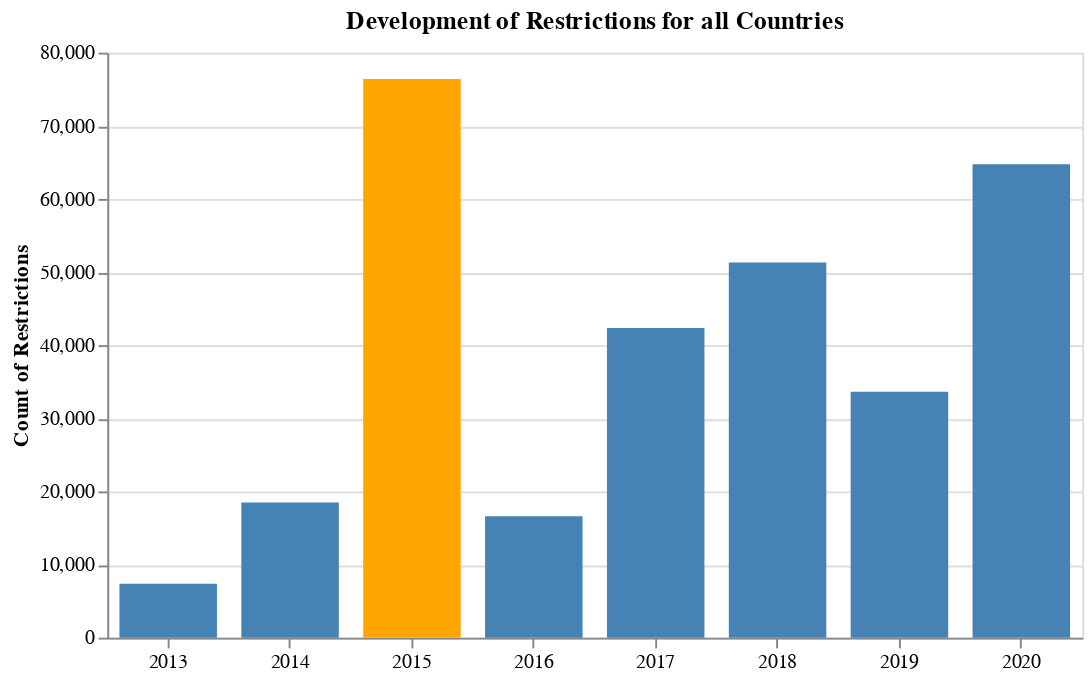

Write notebook code for a chart like this one.
### Markdown cell above
## Trend Line from 2013 to 2021

### Code cell
# plot accroding to Regime type
alt.Chart(merged_df,width=500, height=300).mark_bar(size=50).encode(
    x=alt.Y('Year:O', axis=alt.Axis(title='')),
    y=alt.Y('sum(Restrictions)', axis=alt.Axis(title='Count of Restrictions')),
    color=alt.condition(
        alt.FieldEqualPredicate(field='Year', equal= '2015'),  # If the year is 1810 this test returns True,
        alt.value('orange'),     # which sets the bar orange.
        alt.value('steelblue')   # And if it's not true it sets the bar steelblue.
    )

).properties(
    title='Development of Restrictions for all Countries',

).configure_axisX(labelAngle=0)

### Figure 1 — Vega-Lite specification as saved in the notebook (floating-point values rounded to 4 significant figures; data arrays with more than 128 entries replaced by an {"elided": "..."} marker saying what was removed)
{"config": {"view": {"continuousWidth": 400, "continuousHeight": 300}, "axisX": {"labelAngle": 0}}, "data": {"name": "data-cde2aa67ee11867c29d70d569bd25986"}, "mark": {"type": "bar", "size": 50}, "encoding": {"color": {"condition": {"value": "orange", "test": {"equal": "2015", "field": "Year"}}, "value": "steelblue"}, "x": {"type": "ordinal", "axis": {"title": ""}, "field": "Year"}, "y": {"type": "quantitative", "aggregate": "sum", "axis": {"title": "Count of Restrictions"}, "field": "Restrictions"}}, "height": 300, "title": "Development of Restrictions for all Countries", "width": 500, "$schema": "https://vega.github.io/schema/vega-lite/v4.8.1.json", "datasets": {"data-cde2aa67ee11867c29d70d569bd25986": {"elided": "786 records"}}}
